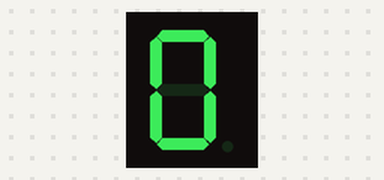
Bench run of a sketch on a simulated Arduino Uno, built with avr-gcc and run on an emulated ATmega328P. Parts: 1-digit seven-segment display. Wiring (inferred from the names in the program): 1-digit 7-segment display, segments lit when LOW: segments pin 2, pin 3, pin 4, pin 5, pin 6, pin 7, pin 8. The segment pins are drawn as the display they are named for.

Above: at 0.1 s.
At 4.1 s:
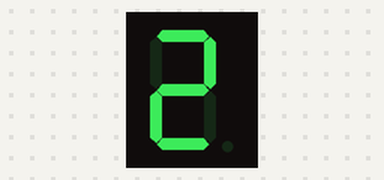
At 8.1 s:
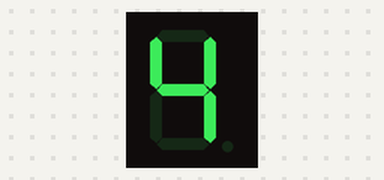
At 16.1 s:
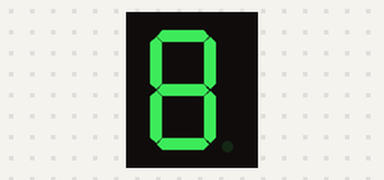
At 26.1 s:
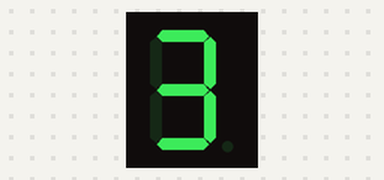
At 38.1 s:
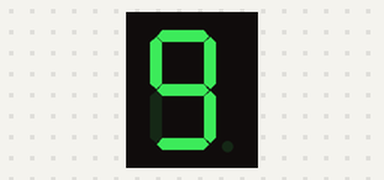

The sketch:

number-counter.ino
```cpp
int segmentPins[] = {2,3,4,5,6,7,8};

void setup() {
  for(int i=0; i<7; i++){
    pinMode(segmentPins[i], OUTPUT);
  }
}

void clearDisplay() {
   for(int i=0; i<7; i++){
    digitalWrite(segmentPins[i], HIGH);
   }
}

void display0()
{
  clearDisplay();
  digitalWrite(segmentPins[0], LOW);
  digitalWrite(segmentPins[1], LOW);
  digitalWrite(segmentPins[2], LOW);
  digitalWrite(segmentPins[3], LOW);
  digitalWrite(segmentPins[4], LOW);
  digitalWrite(segmentPins[5], LOW);
}


void display1()
{
  clearDisplay();
  digitalWrite(segmentPins[1], LOW);
  digitalWrite(segmentPins[2], LOW);

}

void display2()
{
  clearDisplay();
  digitalWrite(segmentPins[0], LOW);
  digitalWrite(segmentPins[1], LOW);
  digitalWrite(segmentPins[3], LOW);
  digitalWrite(segmentPins[4], LOW);
  digitalWrite(segmentPins[6], LOW);

}

void display3()
{
  clearDisplay();
  digitalWrite(segmentPins[0], LOW);
  digitalWrite(segmentPins[1], LOW);
  digitalWrite(segmentPins[2], LOW);
  digitalWrite(segmentPins[3], LOW);
  digitalWrite(segmentPins[6], LOW);

}

  void display4()
{
  clearDisplay();
  digitalWrite(segmentPins[1], LOW);
  digitalWrite(segmentPins[2], LOW);
  digitalWrite(segmentPins[5], LOW);
  digitalWrite(segmentPins[6], LOW);

}

void display5(){
  clearDisplay();
  digitalWrite(segmentPins[0], LOW);
  digitalWrite(segmentPins[2], LOW);
  digitalWrite(segmentPins[3], LOW);
  digitalWrite(segmentPins[5], LOW);
  digitalWrite(segmentPins[6], LOW);

}


void display6()
{
  clearDisplay();
  digitalWrite(segmentPins[0], LOW);
  digitalWrite(segmentPins[2], LOW);
  digitalWrite(segmentPins[3], LOW);
  digitalWrite(segmentPins[4], LOW);
  digitalWrite(segmentPins[5], LOW);
  digitalWrite(segmentPins[6], LOW);

}

void display7()
{
  clearDisplay();
  digitalWrite(segmentPins[0], LOW);
  digitalWrite(segmentPins[1], LOW);
  digitalWrite(segmentPins[2], LOW);

}

void display8()
{
  clearDisplay();
  digitalWrite(segmentPins[0], LOW);
  digitalWrite(segmentPins[1], LOW);
  digitalWrite(segmentPins[2], LOW);
  digitalWrite(segmentPins[3], LOW);
  digitalWrite(segmentPins[4], LOW);
  digitalWrite(segmentPins[5], LOW);
  digitalWrite(segmentPins[6], LOW);

}

void display9()
{
  clearDisplay();
  digitalWrite(segmentPins[0], LOW);
  digitalWrite(segmentPins[1], LOW);
  digitalWrite(segmentPins[2], LOW);
  digitalWrite(segmentPins[3], LOW);
  digitalWrite(segmentPins[5], LOW);
  digitalWrite(segmentPins[6], LOW);

}

void loop() {
  display0();
  delay(2000);
  display1();
  delay(2000);
  display2();
  delay(2000);
  display3();
  delay(2000);
  display4();
  delay(2000);
  display5();
  delay(2000);
  display6();
  delay(2000);
  display7();
  delay(2000);
  display8();
  delay(2000);
  display9();
  delay(2000);
}
```

Measured:
- what the display in image 1 shows lasts 2.0 s, from 4.0 s to 6.0 s
